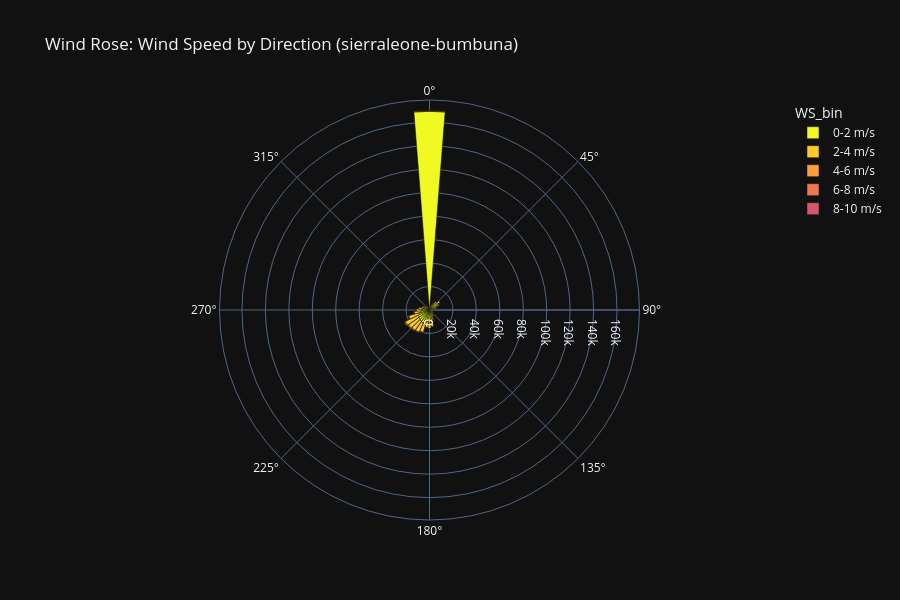

This figure's notebook cell:
### Markdown cell above
### 7. Wind Rose

### Code cell
import plotly.express as px
# Create wind speed bins
bins = [0, 2, 4, 6, 8, 10]
labels = ['0-2 m/s', '2-4 m/s', '4-6 m/s', '6-8 m/s', '8-10 m/s']
df_clean['WS_bin'] = pd.cut(df_clean['WS'], bins=bins, labels=labels, include_lowest=True)

# Round wind direction to nearest 10° for cleaner plot
df_clean['WD_rounded'] = (df_clean['WD'] // 10) * 10

# Count frequency
wind_data = df_clean.groupby(['WD_rounded', 'WS_bin']).size().reset_index(name='count')

# Create polar bar chart (wind rose)
fig = px.bar_polar(
    wind_data,
    r='count',
    theta='WD_rounded',
    color='WS_bin',
    template="plotly_dark",
    title='Wind Rose: Wind Speed by Direction (sierraleone-bumbuna)',
    color_discrete_sequence=px.colors.sequential.Plasma_r
)

fig.update_layout(
    polar=dict(
        radialaxis=dict(visible=True),
        angularaxis=dict(direction="clockwise", period=360)
    ),
    showlegend=True,
    height=600
)

fig.show()

### Figure 1 — Plotly figure (JSON) as saved in the notebook; plotly's stock layout.template omitted (floating-point values rounded to 4 significant figures)
{"data": [{"hovertemplate": "WS_bin=0-2 m/s<br>count=%{r}<br>WD_rounded=%{theta}<extra></extra>", "legendgroup": "0-2 m/s", "marker": {"color": "#f0f921", "pattern": {"shape": ""}}, "name": "0-2 m/s", "r": [169455, 3289, 4066, 5306, 7564, 9133, 7938, 5946, 4528, 3192, 2771, 2767, 3134, 3636, 4516, 5884, 7543, 10814, 11017, 10021, 12669, 12299, 11533, 11107, 10646, 9304, 7606, 6829, 5905, 5143, 4765, 4214, 3523, 3024, 2733, 2575, 12], "showlegend": true, "subplot": "polar", "theta": [0.0, 10.0, 20.0, 30.0, 40.0, 50.0, 60.0, 70.0, 80.0, 90.0, 100.0, 110.0, 120.0, 130.0, 140.0, 150.0, 160.0, 170.0, 180.0, 190.0, 200.0, 210.0, 220.0, 230.0, 240.0, 250.0, 260.0, 270.0, 280.0, 290.0, 300.0, 310.0, 320.0, 330.0, 340.0, 350.0, 360.0], "type": "barpolar"}, {"hovertemplate": "WS_bin=2-4 m/s<br>count=%{r}<br>WD_rounded=%{theta}<extra></extra>", "legendgroup": "2-4 m/s", "marker": {"color": "#fdca26", "pattern": {"shape": ""}}, "name": "2-4 m/s", "r": [648, 832, 883, 928, 1258, 1917, 1463, 846, 524, 414, 410, 449, 491, 544, 616, 730, 1424, 3581, 4862, 4973, 7201, 8643, 9734, 10864, 12145, 8993, 5659, 4642, 3532, 2213, 1456, 1039, 763, 656, 597, 557, 2], "showlegend": true, "subplot": "polar", "theta": [0.0, 10.0, 20.0, 30.0, 40.0, 50.0, 60.0, 70.0, 80.0, 90.0, 100.0, 110.0, 120.0, 130.0, 140.0, 150.0, 160.0, 170.0, 180.0, 190.0, 200.0, 210.0, 220.0, 230.0, 240.0, 250.0, 260.0, 270.0, 280.0, 290.0, 300.0, 310.0, 320.0, 330.0, 340.0, 350.0, 360.0], "type": "barpolar"}, {"hovertemplate": "WS_bin=4-6 m/s<br>count=%{r}<br>WD_rounded=%{theta}<extra></extra>", "legendgroup": "4-6 m/s", "marker": {"color": "#fb9f3a", "pattern": {"shape": ""}}, "name": "4-6 m/s", "r": [83, 105, 134, 117, 156, 173, 113, 82, 64, 38, 36, 37, 27, 31, 28, 14, 56, 147, 221, 180, 258, 512, 760, 761, 855, 528, 250, 193, 167, 90, 48, 25, 28, 32, 29, 34, 0], "showlegend": true, "subplot": "polar", "theta": [0.0, 10.0, 20.0, 30.0, 40.0, 50.0, 60.0, 70.0, 80.0, 90.0, 100.0, 110.0, 120.0, 130.0, 140.0, 150.0, 160.0, 170.0, 180.0, 190.0, 200.0, 210.0, 220.0, 230.0, 240.0, 250.0, 260.0, 270.0, 280.0, 290.0, 300.0, 310.0, 320.0, 330.0, 340.0, 350.0, 360.0], "type": "barpolar"}, {"hovertemplate": "WS_bin=6-8 m/s<br>count=%{r}<br>WD_rounded=%{theta}<extra></extra>", "legendgroup": "6-8 m/s", "marker": {"color": "#ed7953", "pattern": {"shape": ""}}, "name": "6-8 m/s", "r": [0, 0, 0, 0, 0, 0, 0, 0, 0, 0, 0, 0, 0, 0, 0, 0, 0, 0, 0, 0, 0, 0, 0, 0, 0, 0, 0, 0, 0, 0, 0, 0, 0, 0, 0, 0, 0], "showlegend": true, "subplot": "polar", "theta": [0.0, 10.0, 20.0, 30.0, 40.0, 50.0, 60.0, 70.0, 80.0, 90.0, 100.0, 110.0, 120.0, 130.0, 140.0, 150.0, 160.0, 170.0, 180.0, 190.0, 200.0, 210.0, 220.0, 230.0, 240.0, 250.0, 260.0, 270.0, 280.0, 290.0, 300.0, 310.0, 320.0, 330.0, 340.0, 350.0, 360.0], "type": "barpolar"}, {"hovertemplate": "WS_bin=8-10 m/s<br>count=%{r}<br>WD_rounded=%{theta}<extra></extra>", "legendgroup": "8-10 m/s", "marker": {"color": "#d8576b", "pattern": {"shape": ""}}, "name": "8-10 m/s", "r": [0, 0, 0, 0, 0, 0, 0, 0, 0, 0, 0, 0, 0, 0, 0, 0, 0, 0, 0, 0, 0, 0, 0, 0, 0, 0, 0, 0, 0, 0, 0, 0, 0, 0, 0, 0, 0], "showlegend": true, "subplot": "polar", "theta": [0.0, 10.0, 20.0, 30.0, 40.0, 50.0, 60.0, 70.0, 80.0, 90.0, 100.0, 110.0, 120.0, 130.0, 140.0, 150.0, 160.0, 170.0, 180.0, 190.0, 200.0, 210.0, 220.0, 230.0, 240.0, 250.0, 260.0, 270.0, 280.0, 290.0, 300.0, 310.0, 320.0, 330.0, 340.0, 350.0, 360.0], "type": "barpolar"}], "layout": {"barmode": "relative", "height": 600, "legend": {"title": {"text": "WS_bin"}, "tracegroupgap": 0}, "polar": {"angularaxis": {"direction": "clockwise", "period": 360, "rotation": 90}, "domain": {"x": [0, 1], "y": [0, 1]}, "radialaxis": {"visible": true}}, "showlegend": true, "title": {"text": "Wind Rose: Wind Speed by Direction (sierraleone-bumbuna)"}}}
